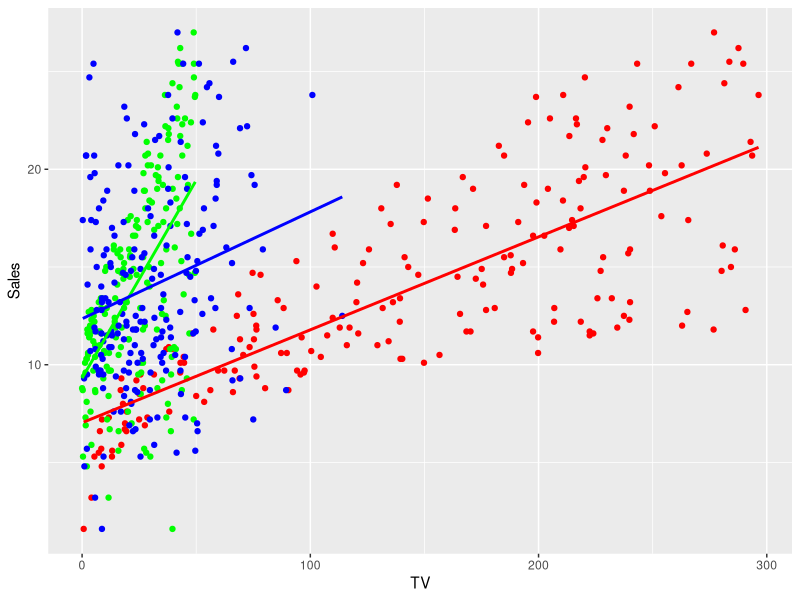

Write the R code that produced this figure. (Note: this script raises an error after producing the figure.)
## ---- chunk 1
knitr::opts_chunk$set(echo = FALSE)

library(ggplot2)

advertising <- read.csv("Advertising.csv")
fit <- lm(Sales ~ TV + Radio + Newspaper, data=advertising)
## ---- chunk 2
ggplot(advertising) +
    geom_point(aes(y = Sales, x = TV), colour = "red") +
    geom_point(aes(y = Sales, x = Radio), colour = "green") +
    geom_point(aes(y = Sales, x = Newspaper), colour = "blue") +
    geom_smooth(aes(y = Sales, x = TV), method = lm, se = FALSE, colour = "red") +
    geom_smooth(aes(y = Sales, x = Radio), method = lm, se = FALSE, colour = "green") +
    geom_smooth(aes(y = Sales, x = Newspaper), method = lm, se = FALSE, colour = "blue")
## ---- chunk 3
summary(fit)
## ---- chunk 4
knitr::include_graphics("images/regression-geometry.png")
## ---- chunk 5
knitr::include_graphics("images/tv-radio-vs-sales.png")
